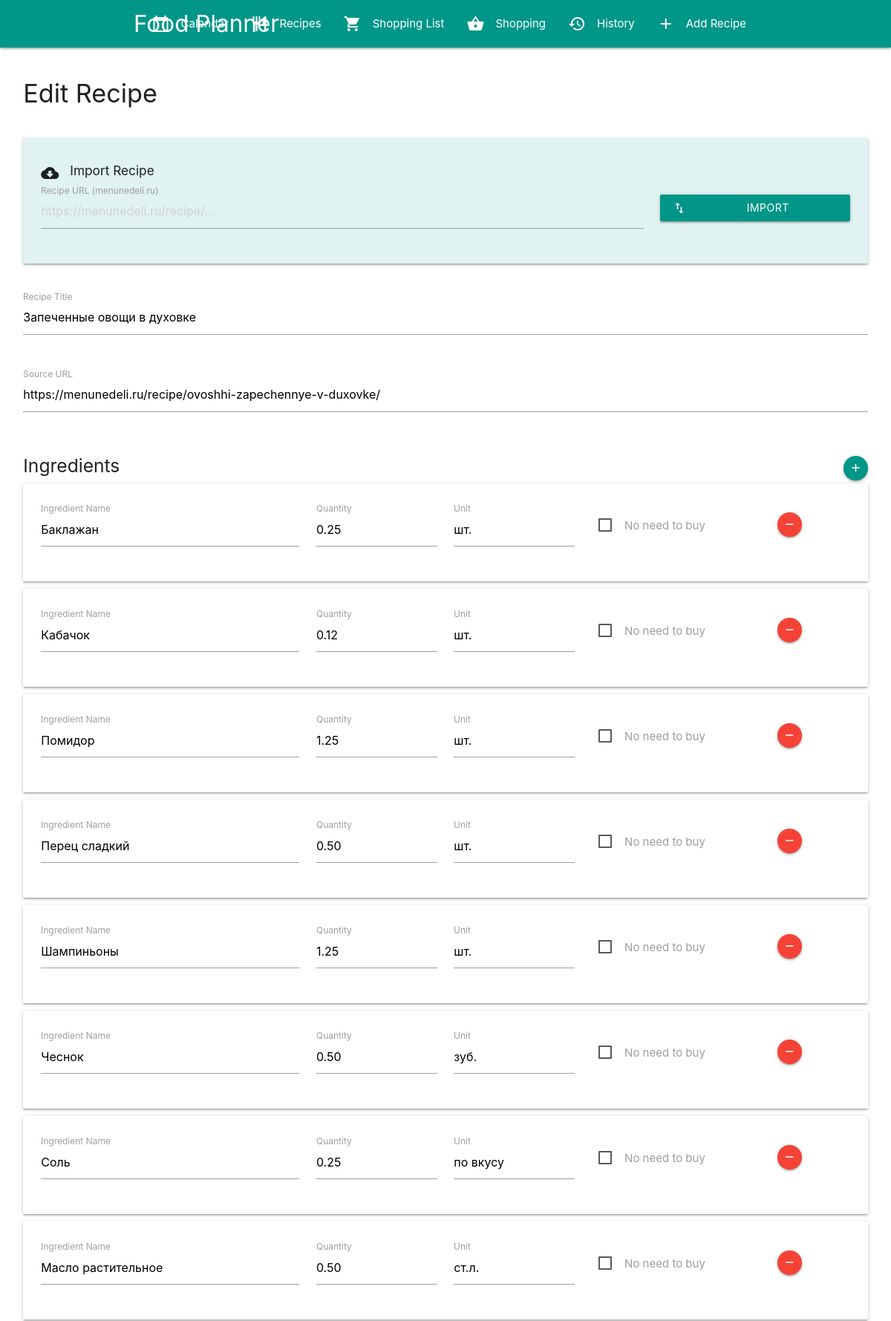
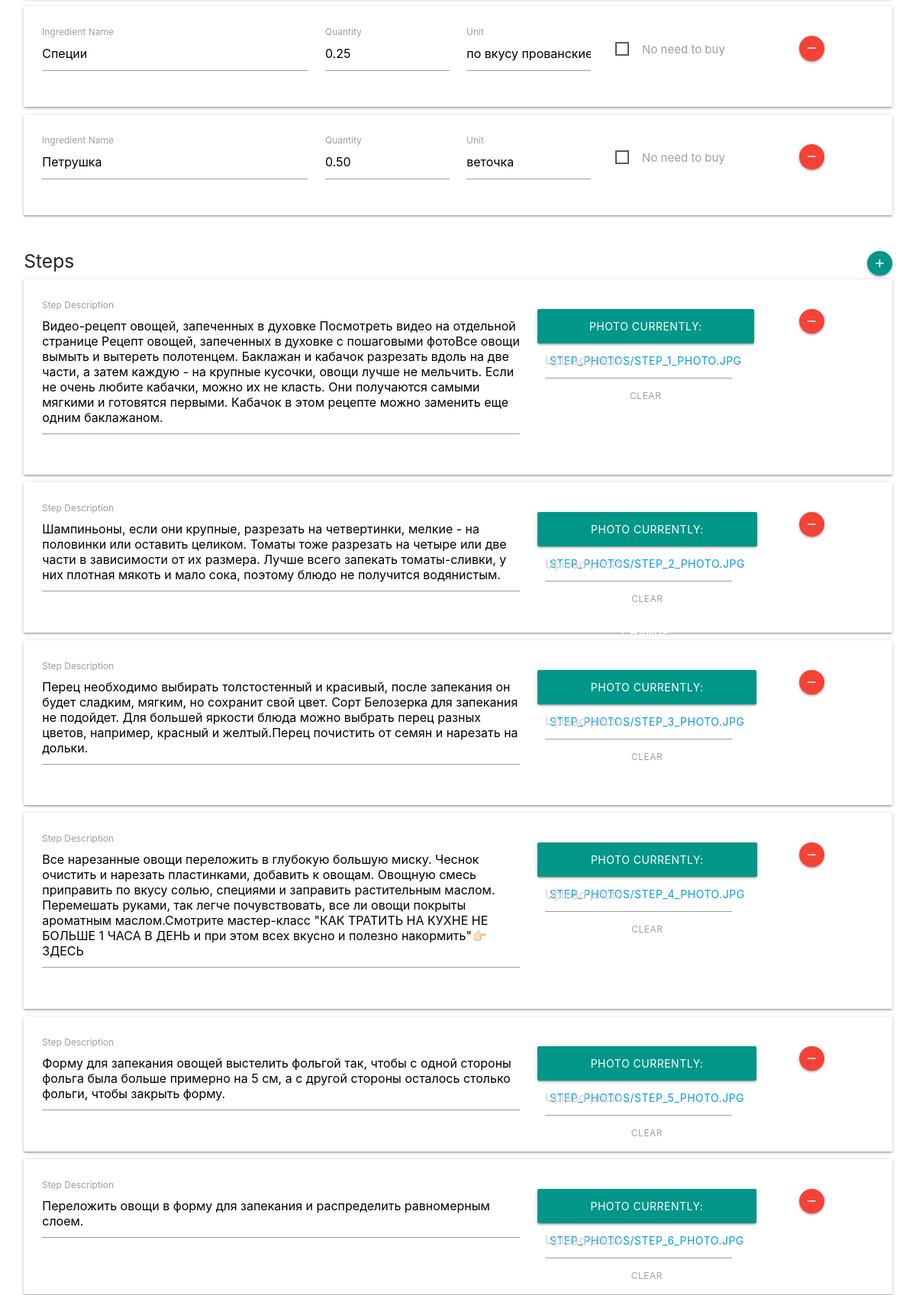
The page /recipe/121/edit/ (upper part) on the database its author committed (2 pictures, top to bottom).
### recipes/models.py (models this page shows, shortened)
class Recipe(models.Model):
    title = models.CharField(max_length=200)
    source_url = models.URLField(blank=True, null=True)
    created_at = models.DateTimeField(auto_now_add=True)
    updated_at = models.DateTimeField(auto_now=True)

class Step(models.Model):
    recipe = models.ForeignKey(Recipe, on_delete=models.CASCADE, related_name='steps')
    order = models.PositiveIntegerField()
    description = models.TextField()
    photo = models.ImageField(upload_to='step_photos/', blank=True, null=True)
    class Meta:
        ordering = ['order']

### recipes/views.py (the view)
# urls.py: path('recipe/<int:pk>/edit/', views.recipe_edit, name='recipe_edit'),
def recipe_edit(request, pk):
    recipe = get_object_or_404(Recipe, pk=pk)
    if request.method == 'POST':
        form = RecipeForm(request.POST, instance=recipe)
        ingredient_formset = IngredientFormSet(request.POST, instance=recipe, prefix='ingredients')
        step_formset = StepFormSet(request.POST, request.FILES, instance=recipe, prefix='steps')
        if form.is_valid() and ingredient_formset.is_valid() and step_formset.is_valid():
            recipe = form.save()
            ingredient_formset.save()
            steps = step_formset.save(commit=False)
            for i, step in enumerate(steps):
                step.recipe = recipe
                step.order = i + 1
                step.save()
            step_formset.save_m2m()
            if 'save_and_close' in request.POST:
                return redirect('recipe_list')
            else:
                return redirect('recipe_detail', pk=recipe.pk)
    else:
        form = RecipeForm(instance=recipe)
        ingredient_formset = IngredientFormSet(instance=recipe, prefix='ingredients')
        step_formset = StepFormSet(instance=recipe, prefix='steps')
    return render(request, 'recipes/recipe_form.html', {
        'form': form,
        'ingredient_formset': ingredient_formset,
        'step_formset': step_formset,
        'recipe': recipe,
        'action': 'Edit'
    })

### recipes/forms.py
class RecipeForm(forms.ModelForm):
    class Meta:
        model = Recipe
        fields = ['title', 'source_url']
        widgets = {
            'title': forms.TextInput(attrs={'class': 'validate'}),
            'source_url': forms.URLInput(attrs={'class': 'validate'})
        }

### recipes/templates/recipes/recipe_form.html (shortened to what this page needs)
{% extends 'recipes/base.html' %}
{% load static %}
{% block content %}
<div class="row">
    <div class="col s12">
        <h4>{{ action }} Recipe</h4>
    </div>
</div>
<form method="post" enctype="multipart/form-data" id="recipe-form">
    <div class="row">
        <div class="col s12">
            <div class="card-panel teal lighten-5">
                <h6><i class="material-icons left">cloud_download</i>Import Recipe</h6>
                <div class="row" style="margin-bottom: 0;">
                    <div class="input-field col s12 m9">
                        <input type="url" id="import-url" placeholder="https://menunedeli.ru/recipe/...">
                        <label for="import-url">Recipe URL (menunedeli.ru)</label>
                    </div>
                    <div class="col s12 m3">
                        <button type="button" id="import-btn" class="btn teal btn-block" style="margin-top: 15px; width: 100%;">
                            <i class="material-icons left">import_export</i>Import
                        </button>
                    </div>
                </div>
            </div>
        </div>
    </div>
    <div class="row">
        <div class="input-field col s12">
            {{ form.title }}
            <label for="{{ form.title.id_for_label }}">Recipe Title</label>
        </div>
    </div>
    <div class="row">
        <div class="input-field col s12">
            {{ form.source_url }}
            <label for="{{ form.source_url.id_for_label }}">Source URL</label>
        </div>
    </div>
    <div class="row">
        <div class="col s12">
            <h5>Ingredients
                <a href="#!" id="add-ingredient" class="btn-floating btn-small teal right">
                    <i class="material-icons">add</i>
                </a>
            </h5>
            <div id="ingredient-forms">
                {% for form in ingredient_formset %}
                <div class="ingredient-form card-panel" style="margin-bottom: 10px;">
                    <div class="row" style="margin-bottom: 0;">
                        <div class="input-field col s12 m4">
                            {{ form.name }}
                            <label for="{{ form.name.id_for_label }}">Ingredient Name</label>
                        </div>
                        <div class="input-field col s6 m2">
                            {{ form.quantity }}
                            <label for="{{ form.quantity.id_for_label }}">Quantity</label>
                        </div>
                        <div class="input-field col s4 m2">
                            {{ form.unit }}
                            <label for="{{ form.unit.id_for_label }}">Unit</label>
                        </div>
                        <div class="col s2 m2 center-align" style="padding-top: 20px;">
                            <label>
                                <span>No need to buy</span>
                            </label>
                        </div>
                        <div class="col s12 m2 center-align">
                            <a href="#!" class="btn-floating btn-small red remove-ingredient" style="margin-top: 15px;">
                                <i class="material-icons">remove</i>
                            </a>
                        </div>
                    </div>
                </div>
                {% endfor %}
            </div>
        </div>
    </div>
    <div class="row">
        <div class="col s12">
            <h5>Steps
                <a href="#!" id="add-step" class="btn-floating btn-small teal right">
                    <i class="material-icons">add</i>
                </a>
            </h5>
            <div id="step-forms">
                {% for form in step_formset %}
                <div class="step-form card-panel" style="margin-bottom: 10px;">
                    <div class="row" style="margin-bottom: 0;">
                        <div class="input-field col s12 m7">
                            {{ form.description }}
                            <label for="{{ form.description.id_for_label }}">Step Description</label>
                        </div>
                        <div class="file-field input-field col s10 m3">
                            <div class="btn teal">
                                <span>Photo</span>
                                {{ form.photo }}
                            </div>
                            <div class="file-path-wrapper">
                                <input class="file-path validate" type="text" placeholder="Upload photo">
                            </div>
                        </div>
                        <div class="col s2 center-align">
                            <a href="#!" class="btn-floating btn-small red remove-step" style="margin-top: 15px;">
                                <i class="material-icons">remove</i>
                            </a>
                        </div>
                    </div>
                </div>
                {% endfor %}
            </div>
        </div>
    </div>
</form>
{% endblock %}

### recipes/templates/recipes/base.html (shortened to what this page needs)
<!DOCTYPE html>
<html lang="en">
<head>
    <link href="https://cdnjs.cloudflare.com/ajax/libs/materialize/1.0.0/css/materialize.min.css" rel="stylesheet">
</head>
<body>
    <nav class="teal">
        <div class="nav-wrapper container">
            <a href="{% url 'calendar' %}" class="brand-logo">Food Planner</a>
            <ul class="right hide-on-med-and-down">
                <li><a href="{% url 'calendar' %}"><i class="material-icons left">calendar_today</i>Calendar</a></li>
                <li><a href="{% url 'recipe_list' %}"><i class="material-icons left">restaurant</i>Recipes</a></li>
                <li><a href="{% url 'shopping_list' %}"><i class="material-icons left">shopping_cart</i>Shopping List</a></li>
                <li><a href="{% url 'shopping_tab' %}"><i class="material-icons left">shopping_basket</i>Shopping</a></li>
                <li><a href="{% url 'shopping_history' %}"><i class="material-icons left">history</i>History</a></li>
                <li><a href="{% url 'recipe_create' %}"><i class="material-icons left">add</i>Add Recipe</a></li>
            </ul>
        </div>
    </nav>
    <main class="main-content" style="padding: 20px;">
        {% block content %}
        {% endblock %}
    </main>
</body>
</html>

### recipes/templates/recipes/base.html (style rules this page uses)
.main-content { margin-left: 0; transition: margin-left 0.3s; }

### rows shown on the page
Recipe: title "Запеченные овощи в духовке", source_url "https://menunedeli.ru/recipe/ovoshhi-zapechennye-v-duxovke/"
Step: photo "CURRENTLY: STEP_PHOTOS/STEP_1_PHOTO.JPG CLEAR"
Step: photo "CURRENTLY: STEP_PHOTOS/STEP_2_PHOTO.JPG CLEAR CHANGE:"
Step: photo "CURRENTLY: STEP_PHOTOS/STEP_3_PHOTO.JPG CLEAR"
Step: photo "CURRENTLY: STEP_PHOTOS/STEP_4_PHOTO.JPG CLEAR"
Step: photo "CURRENTLY: STEP_PHOTOS/STEP_5_PHOTO.JPG CLEAR"
Step: photo "CURRENTLY: STEP_PHOTOS/STEP_6_PHOTO.JPG CLEAR"

### other values the page prints
{{ action }} "Edit"
